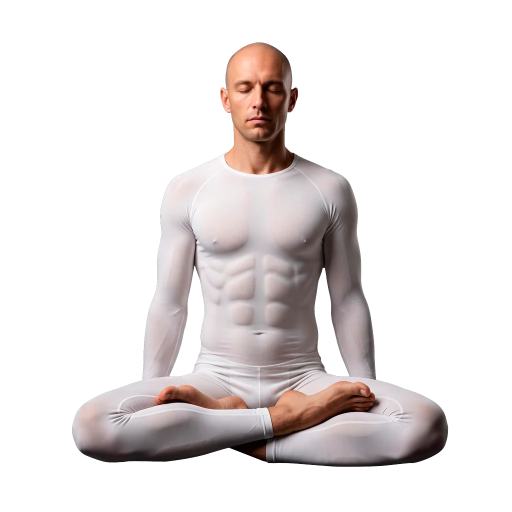
#> input picture src/ref/out/body.webp, 1024 x 1024 px, given in place of body.png, which was not available (shown at 1/2 size)
$ python prep_body.py
#> lines starting #> are read from the running program, lines starting #| are printed output that depends on the picture; after the words box and inside, x2 and y2 are one past the last pixel; in counts of white or black regions, pixels touching at a corner belong together; long printed decimals are rounded; pictures that were not available may be replaced by others from this repository, and a replacement may not be noted
import numpy as np, cv2, base64, json
from PIL import Image
MS=164; PAD=.1; OUT=1024
to_out=lambda v:(v+PAD*MS)/((1+2*PAD)*MS)*OUT
im=np.array(Image.open('ref/body.png').convert('RGBA')).astype(np.float32)
a=im[...,3]
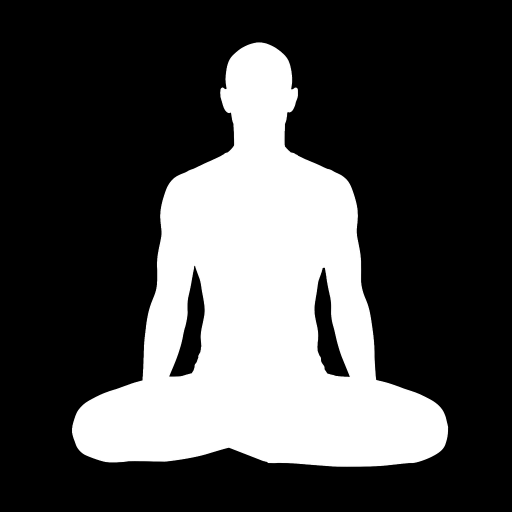
#> a: shape (1024, 1024) float32 (shown at 1/2 size); min 0, max 255, mean 74.4
# оставить только фигуру: самая крупная связная область
n,lab,st,_=cv2.connectedComponentsWithStats((a>20).astype(np.uint8))
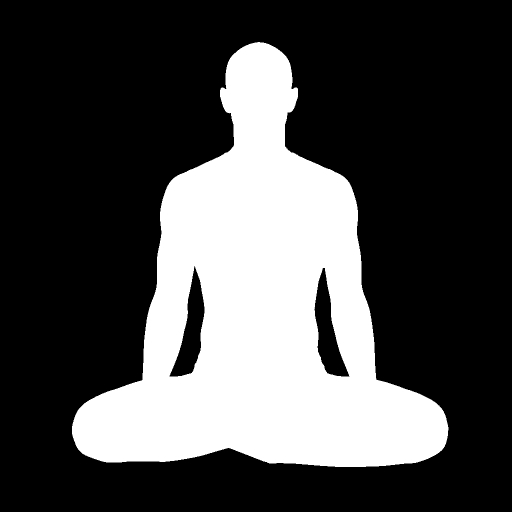
#> lab: shape (1024, 1024) int32 (shown at 1/2 size); values 0 (black) and 1 (white), 29.3% white; 1 white region, box (x1, y1, x2, y2) and area: (144, 84, 897, 934) 307678
#> n = 2; st = [[0, 0, 1024, 1024, 740898], [144, 84, 753, 850, 307678]]
big=1+np.argmax(st[1:,cv2.CC_STAT_AREA])
#> big = 1
keep=cv2.dilate((lab==big).astype(np.uint8),np.ones((5,5),np.uint8))>0
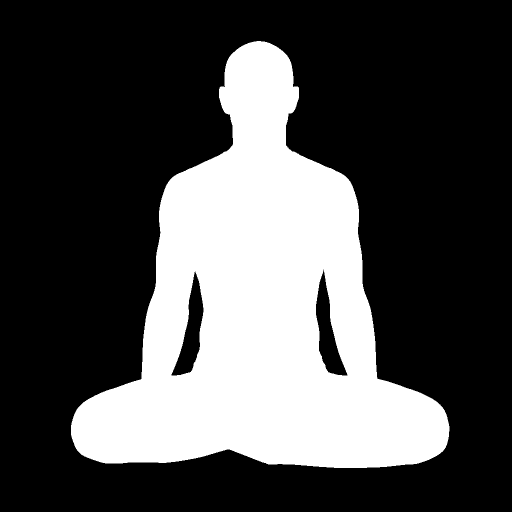
#> keep: shape (1024, 1024) bool (shown at 1/2 size); 30.2% white; 1 white region, box (x1, y1, x2, y2) and area: (142, 82, 899, 936) 316782
im[...,3]=np.where(keep,a,0)
a=im[...,3]
ys,xs=np.nonzero(a>200); x0,x1,y0,y1=xs.min(),xs.max(),ys.min(),ys.max()
#> after `x0, x1, y0, y1 = (xs.min(), xs.max(), ys.min(), ys.max())`: x0 = 144; x1 = 895; y0 = 85; y1 = 932
print('bbox',x0,x1,y0,y1)
#| bbox 144 895 85 932
s=(to_out(163)-to_out(0))/(y1-y0)
#> s = 1
W=int(round(im.shape[1]*s)); H=int(round(im.shape[0]*s))
#> after `W = int(round(im.shape[1] * s))`: W = 1025
#> after `H = int(round(im.shape[0] * s))`: H = 1025
sm=Image.fromarray(im.astype(np.uint8),'RGBA').resize((W,H),Image.LANCZOS)
ox=int(round(to_out(83.5)-(x0+x1)/2*s)); oy=int(round(to_out(0)-y0*s))
#> after `ox = int(round(to_out(83.5) - (x0 + x1) / 2 * s))`: ox = 0
#> after `oy = int(round(to_out(0) - y0 * s))`: oy = 0
can=Image.new('RGBA',(OUT,OUT),(0,0,0,0)); can.paste(sm,(ox,oy),sm)
#> after `can = Image.new('RGBA', (OUT, OUT), (0, 0, 0, 0))`: can: PIL image 1024x1024 RGBA; every value is 0
can.save('ref/body_al.png'); can.save('ref/out/body.webp',quality=86,method=6)
# маска 164×164 в пространстве силуэта
A=np.array(can)[...,3].astype(np.float32)/255
lo,hi=to_out(0),to_out(MS)
crop=A[int(round(lo)):int(round(hi)), int(round(lo)):int(round(hi))]
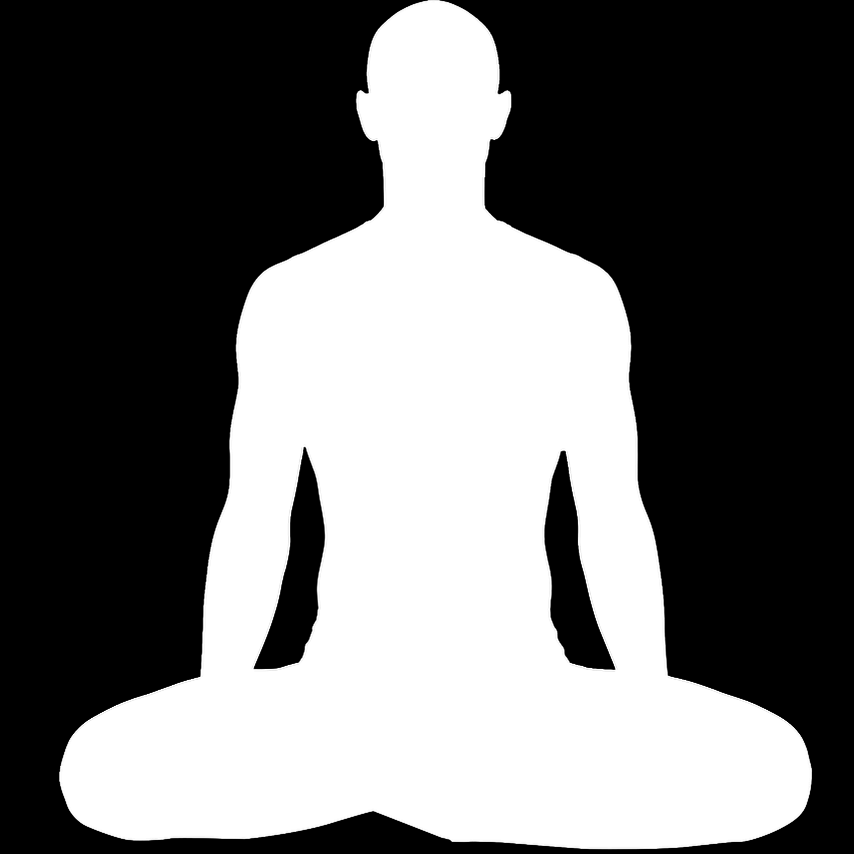
#> crop: shape (854, 854) float32; min 0, max 1, mean 0.419
m=cv2.resize(crop,(MS,MS),interpolation=cv2.INTER_AREA)>.5
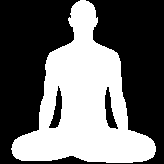
#> m: shape (164, 164) bool; 42% white; 1 white region, box (x1, y1, x2, y2) and area: (11, 0, 156, 163) 11284
yy,xx=np.nonzero(m); print('mask bbox',xx.min(),xx.max(),yy.min(),yy.max(), m.mean())
#> after `yy, xx = np.nonzero(m)`: yy = 11284 values from 0 to 162; xx = 11284 values, max 155 at index 9327, min 11 at index 9472, mean 83.35
#| mask bbox 11 155 0 162 0.4195
bits=np.packbits(m.astype(np.uint8).ravel())
#> bits = 3362 values, max 255 at index 51, min 0 at index 0, mean 107
open('mask.b64','w').write(base64.b64encode(bits.tobytes()).decode())
Image.fromarray((m*255).astype(np.uint8)).resize((328,328),Image.NEAREST).save('ref/mask_new.png')
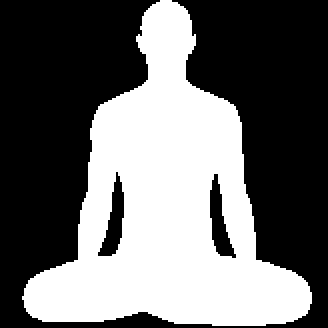
#> saved as mask_new.png: PIL image 328x328 L; 42% white; 1 white region, box (x1, y1, x2, y2) and area: (22, 0, 312, 326) 45136
# ось фигуры: центр головы (строки 5..25 маски)
rows=[np.nonzero(m[y])[0] for y in range(4,26)]
#> rows = 22 items
cx=float(np.mean([(r.min()+r.max())/2 for r in rows if len(r)]))
#> cx = 82.77
# чакры по точкам исходного изображения (y в пикселях 2048)
src_y={'root':1490,'sacral':1300,'solar':1060,'heart':860,'throat':570,'brow':285,'crown':92}
def to410(y): return ((y*s+oy)/OUT*((1+2*PAD)*MS)-PAD*MS)*410/MS
ch=[round(to410(src_y[k]),1) for k in ['root','sacral','solar','heart','throat','brow','crown']]
#> ch = [675.9, 584.4, 469, 372.8, 233.2, 96.1, 3.3]
cx410=cx*410/MS
#> cx410 = 206.9
print('cx mask',round(cx,2),'cx410',round(cx410,1),'chakras410',ch)
#| cx mask 82.77 cx410 206.9 chakras410 [675.9, 584.4, 469.0, 372.8, 233.2, 96.1, 3.3]
json.dump({'cx410':round(cx410,2),'chakra':ch},open('ref/out/body_meta.json','w'))

$ run again, with src/ref/out/bone.webp copied over src/ref/out/body.webp
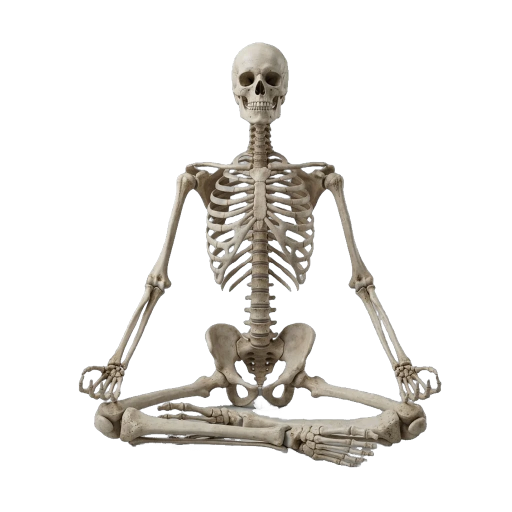
#> input picture src/ref/out/bone.webp, 1024 x 1024 px, given in place of body.png, which was not available (shown at 1/2 size)
#> lab: shape (1024, 1024) int32; 3 distinct labels, from 0 to 2
#> n = 3; st = [[0, 0, 1024, 1024, 862579], [157, 85, 726, 850, 185994], [522, 815, 2, 2, 3]]
#> big = 1
#> `keep=cv2.dilate((lab==big).astype(np.uint8),np.ones((5,5),np.uint8))>0`:
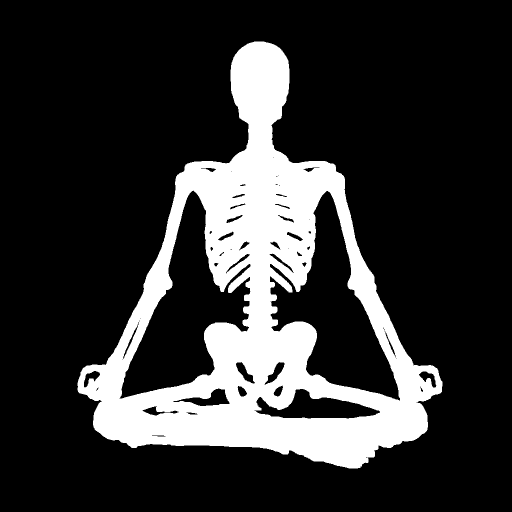
#> keep: shape (1024, 1024) bool (shown at 1/2 size); 20.2% white; 1 white region, box (x1, y1, x2, y2) and area: (155, 83, 885, 937) 211597
#> x0 = 158; x1 = 881; y0 = 86; y1 = 933
#| bbox 158 881 86 933
#> s = 1
#> W = 1025
#> ox = 0
#> oy = -1
#> can: PIL image 1024x1024 RGBA; every value is 0
#> m: shape (164, 164) bool; 23.9% white; 1 white region, box (x1, y1, x2, y2) and area: (14, 0, 153, 163) 6437
#> yy = 6437 values from 0 to 162; xx = 6437 values, max 152 at index 4127, min 14 at index 4064, mean 83.62
#| mask bbox 14 152 0 162 0.2393
#> bits = 3362 values, max 255 at index 51, min 0 at index 0, mean 61
#> `Image.fromarray((m*255).astype(np.uint8)).resize((328,328),Image.NEARE..`:
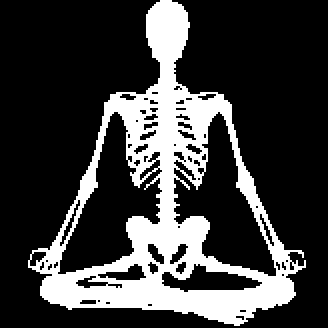
#> saved as mask_new.png: PIL image 328x328 L; 23.9% white; 1 white region, box (x1, y1, x2, y2) and area: (28, 0, 306, 326) 25748
#> rows = 22 items
#> cx = 83.14
#> ch = [675.4, 584, 468.5, 372.3, 232.8, 95.6, 2.8]
#> cx410 = 207.8
#| cx mask 83.14 cx410 207.8 chakras410 [675.4, 584.0, 468.5, 372.3, 232.8, 95.6, 2.8]

$ run again, with src/ref/out/mus.webp copied over src/ref/out/body.webp
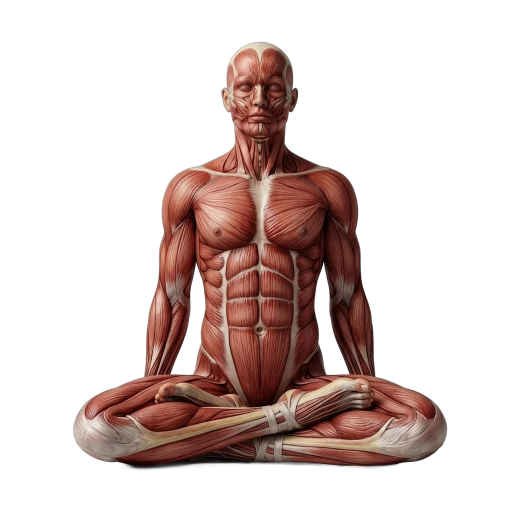
#> input picture src/ref/out/mus.webp, 1024 x 1024 px, given in place of body.png, which was not available (shown at 1/2 size)
#> `n,lab,st,_=cv2.connectedComponentsWithStats((a>20).astype(np.uint8))`:
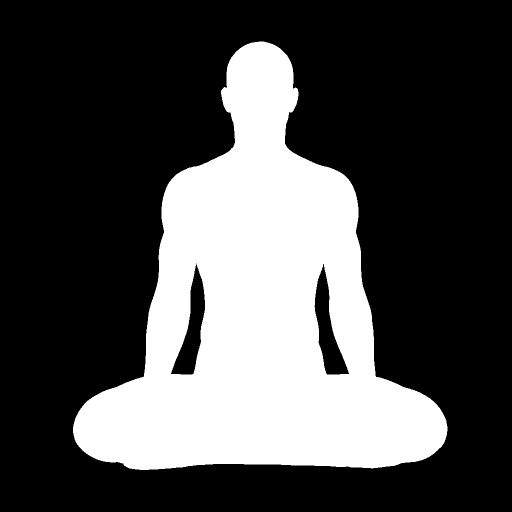
#> lab: shape (1024, 1024) int32 (shown at 1/2 size); values 0 (black) and 1 (white), 30% white; 1 white region, box (x1, y1, x2, y2) and area: (146, 83, 895, 940) 314188
#> n = 2; st = [[0, 0, 1024, 1024, 734388], [146, 83, 749, 857, 314188]]
#> big = 1
#> keep: shape (1024, 1024) bool; 30.8% white; 1 white region, box (x1, y1, x2, y2) and area: (144, 81, 897, 942) 323220
#> x0 = 147; x1 = 893; y0 = 85; y1 = 934
#| bbox 147 893 85 934
#> s = 0.999
#> W = 1023
#> ox = 0
#> can: PIL image 1024x1024 RGBA; every value is 0
#> m: shape (164, 164) bool; 42.2% white; 1 white region, box (x1, y1, x2, y2) and area: (12, 0, 155, 163) 11341
#> yy = 11341 values from 0 to 162; xx = 11341 values, max 154 at index 9206, min 12 at index 9064, mean 82.97
#| mask bbox 12 154 0 162 0.4217
#> bits = 3362 values, max 255 at index 51, min 0 at index 0, mean 107.5
#> `Image.fromarray((m*255).astype(np.uint8)).resize((328,328),Image.NEARE..`:
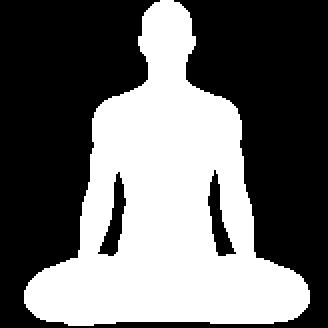
#> saved as mask_new.png: PIL image 328x328 L; 42.2% white; 1 white region, box (x1, y1, x2, y2) and area: (24, 0, 310, 326) 45364
#> rows = 22 items
#> cx = 82.95
#> ch = [674.2, 583, 467.8, 371.8, 232.6, 95.8, 3.2]
#> cx410 = 207.4
#| cx mask 82.95 cx410 207.4 chakras410 [674.2, 583.0, 467.8, 371.8, 232.6, 95.8, 3.2]
